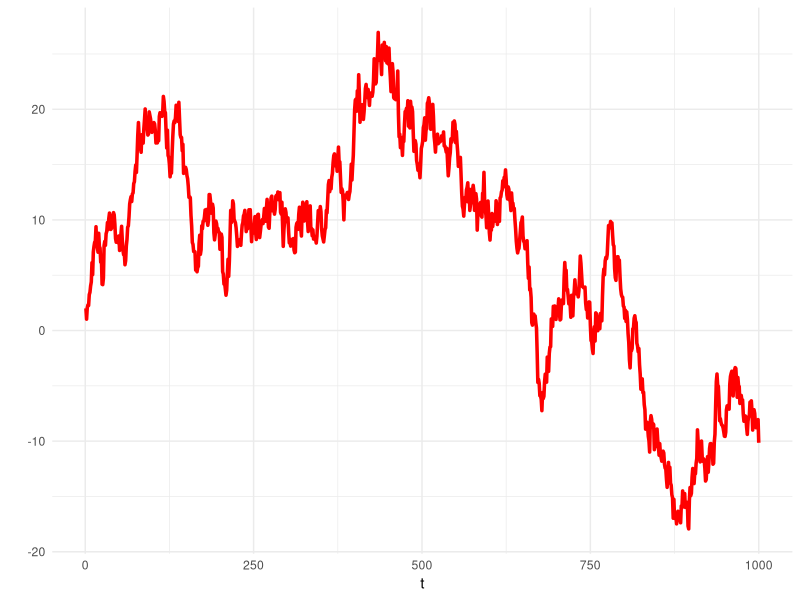
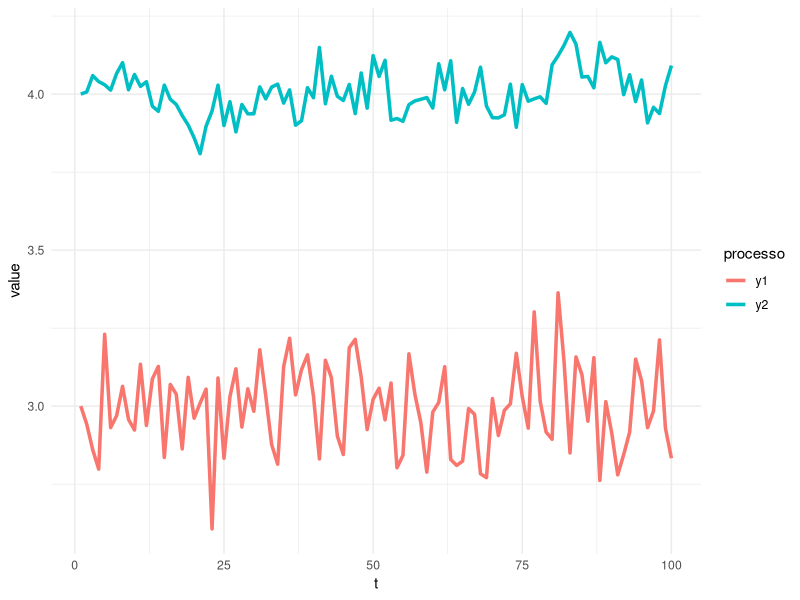

Generate these figures, in order, with R:
## ---- chunk 1
knitr::opts_chunk$set(warning = FALSE, message = FALSE, dpi = 120)
## ---- chunk 2
foo1 <- function(x) {
  
  lubridate::now() + lubridate::dseconds(x + sample(-10:10, size = 1))
  
} 

foo1(1)
foo1(1)
foo1(1)

## ---- chunk 3

foo2 <- function(x) {
  
  file.create(glue::glue('{x}.txt'))
  
}

## ---- chunk 4
library(tidyverse)

N <- 1000

(data <- tibble(t = 1:N,
               y = accumulate(rnorm(N), ~ .x + .y)))

data %>%
  ggplot(aes(x = t, y = y)) +
  geom_line(size = 1.2, color = 'red') +
  theme_minimal() +
  labs(x = 't',
       y = '')

## ---- chunk 5

data_context <- function() {
  
   foo <- purrr::possibly(dplyr::n, otherwise = NULL)
   
   if(is.null(foo())) {
     
     return(FALSE)
     
   } else {
     
     return(TRUE)
     
   }
  
}

## ---- chunk 6

ar <- function(
  .distfn = rnorm, 
  ..., 
  .k = 1L,
  beta = runif(n = .k), 
  .init = 0, 
  .n = NULL) {

  # Guardião -------------------------
  
  if(length(beta) != .k) {
    
    rlang::abort('Parameter vector must have one ')
    
  }
  
  if(!rlang::is_integer(.n) & !data_context()) {
    
    rlang::abort('Function called outside a tibble, provide .n argument.')
    
  } 
    
  if(data_context()) {
    
    n <- dplyr::n()
    
  } else {
    
    n <- .n
    
  }
  
  # Computando as inovações ------------------
  
  params <- list(..., n = n)
  
  innovations <- rlang::exec(.distfn, !!!params)
  
  # gerando os lags e computando os valores ----------------
  
  as.list(1:.k) %>% 
    purrr::set_names(1:.k) %>%
    purrr::map_dfc(~ dplyr::lag(innovations, .x)) %>%
      dplyr::rowwise() %>%
      dplyr::mutate(
        total = 
          sum(
            beta*dplyr::c_across(tidyselect::everything()),
            na.rm = TRUE) +
          .init) %>%
      dplyr::pull(total) 
  
}
## ---- chunk 7

tibble(t = 1:100) %>%
  mutate(
    y1 = ar(
      sd = .2,
      beta = .7,
      .init = 3),
    y2 = ar(
      runif, 
      min = -1, 
      .k = 10, 
      beta = runif(10, max = .1),
      .init = 4)) %>%
  pivot_longer(-t, names_to = 'processo') %>%
  ggplot(aes(x = t, y = value, color = processo, group = processo)) +
  geom_line(size = 1.2) +
  theme_minimal()

